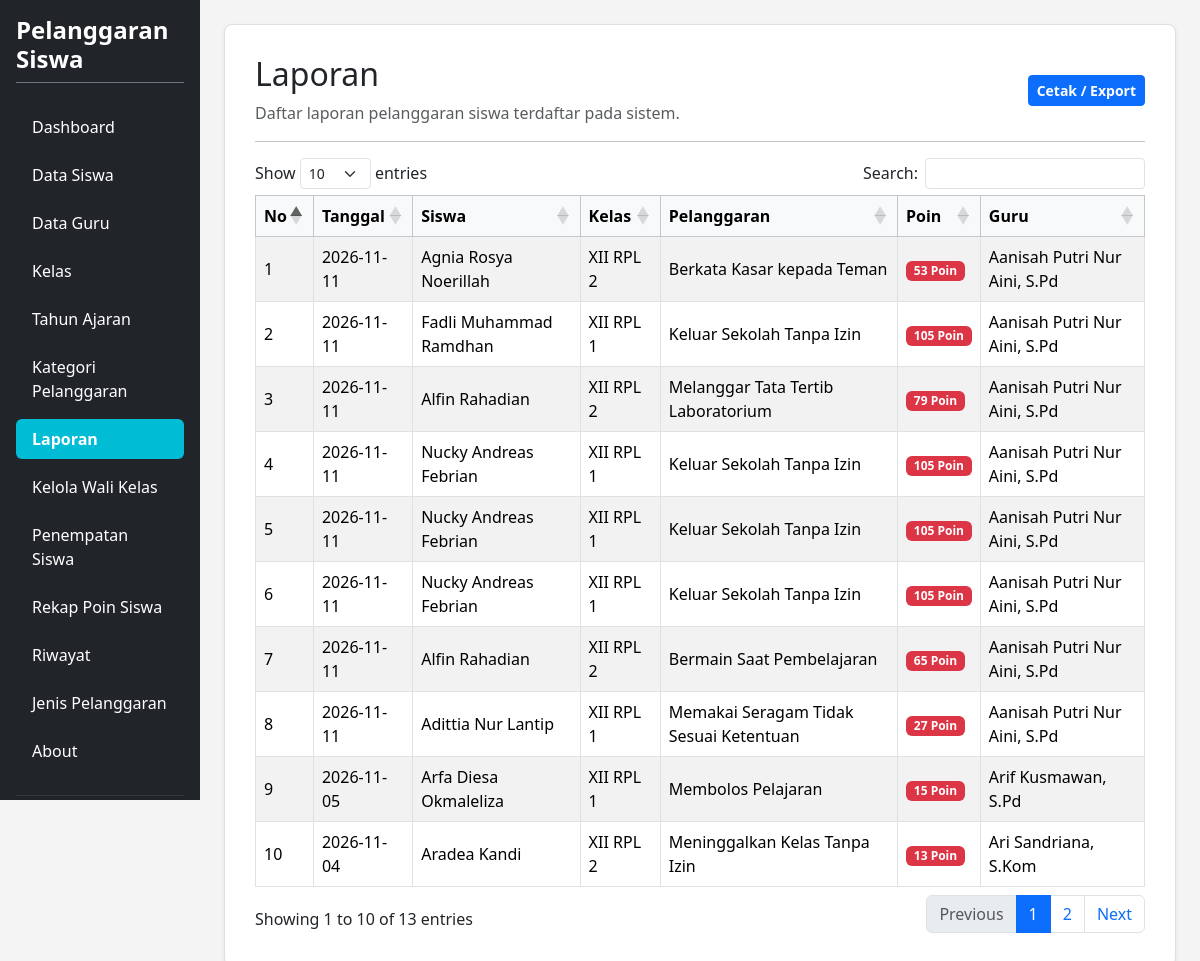
The app's page /laporan.php (signed in) with its own data.
### tables this page shows
CREATE TABLE `t_pelanggaran_siswa` (
  `id` int(11) NOT NULL,
  `tahun_ajaran_id` int(11) NOT NULL,
  `siswa_id` int(11) NOT NULL,
  `nama_siswa` varchar(150) NOT NULL,
  `kelas_id` int(11) NOT NULL,
  `nama_kelas` varchar(100) NOT NULL,
  `pelanggaran_id` int(11) NOT NULL,
  `nama_pelanggaran` varchar(150) NOT NULL,
  `pelanggaran_kategori_id` int(11) NOT NULL,
  `guru_id` int(11) NOT NULL,
  `nama_guru` varchar(150) NOT NULL,
  `tanggal` date NOT NULL,
  `keterangan` text NOT NULL,
  `poin` int(11) NOT NULL,
  `tindakan` text NOT NULL,
  `status` varchar(30) NOT NULL,
  `created_at` timestamp NOT NULL DEFAULT current_timestamp(),
  `updated_at` timestamp NOT NULL DEFAULT current_timestamp()
);

CREATE TABLE `t_siswa` (
  `id` int(11) NOT NULL,
  `nis` varchar(30) NOT NULL,
  `nama` varchar(150) NOT NULL,
  `kelas_id` int(11) DEFAULT NULL,
  `jenis_kelamin` char(1) NOT NULL,
  `tanggal_lahir` date NOT NULL,
  `alamat` text NOT NULL,
  `status_aktif` tinyint(1) NOT NULL,
  `created_at` timestamp NOT NULL DEFAULT current_timestamp(),
  `updated_at` timestamp NOT NULL DEFAULT current_timestamp()
);

CREATE TABLE `t_kelas` (
  `id` int(11) NOT NULL,
  `nama` varchar(100) NOT NULL,
  `tingkat` varchar(20) NOT NULL,
  `jurusan` varchar(100) NOT NULL,
  `status_aktif` tinyint(1) NOT NULL,
  `created_at` timestamp NULL DEFAULT current_timestamp(),
  `updated_at` timestamp NULL DEFAULT current_timestamp()
);

CREATE TABLE `t_pelanggaran` (
  `id` int(11) NOT NULL,
  `pelanggaran_kategori_id` int(11) NOT NULL,
  `kode` varchar(30) NOT NULL,
  `nama` varchar(150) NOT NULL,
  `poin` int(11) NOT NULL,
  `deskripsi` text NOT NULL,
  `status_aktif` tinyint(1) NOT NULL,
  `created_at` timestamp NOT NULL DEFAULT current_timestamp(),
  `updated_at` timestamp NOT NULL DEFAULT current_timestamp()
);

CREATE TABLE `t_guru` (
  `id` int(11) NOT NULL,
  `nip` varchar(30) NOT NULL,
  `nama` varchar(150) NOT NULL,
  `email` varchar(150) NOT NULL,
  `status_aktif` tinyint(1) NOT NULL,
  `user_id` int(11) NOT NULL,
  `created_at` timestamp NOT NULL DEFAULT current_timestamp(),
  `updated_at` timestamp NOT NULL DEFAULT current_timestamp()
);

### laporan.php (the view, shortened to what this page needs)
<?php
require_once 'config.php';
$title = 'Laporan';
$db_pdo = $pdo ?? ($conn instanceof PDO ? $conn : null);
?>
<!DOCTYPE html>
<html lang="id">
<head>
    <link href="https://cdn.jsdelivr.net/npm/bootstrap@5.3.8/dist/css/bootstrap.min.css" rel="stylesheet">
    <link href="https://cdn.datatables.net/1.13.8/css/dataTables.bootstrap5.min.css" rel="stylesheet">
</head>
<body>
<div class="container-fluid d-flex p-0" style="min-height: 100vh;">
    <div class="row flex-grow-1 g-0 w-100">
        <?php include "layout/sidebar.php"; ?>
        <main class="col-md-9 col-lg-10 p-4">
            <div class="content-card shadow-sm">
                <div class="d-flex justify-content-between align-items-center mb-3">
                    <div>
                        <h2><?= htmlspecialchars($title) ?></h2>
                        <p class="text-muted mb-0">Daftar laporan pelanggaran siswa terdaftar pada sistem.</p>
                    </div>
                    <a href="#" onclick="window.print();" class="btn btn-primary btn-sm fw-semibold">Cetak / Export</a>
                </div>
                <hr>
                <div class="table-responsive">
                    <table id="tableLaporan" class="table table-bordered table-striped align-middle w-100">
                        <thead class="table-light">
                            <tr>
                                <th width="5%">No</th>
                                <th>Tanggal</th>
                                <th>Siswa</th>
                                <th>Kelas</th>
                                <th>Pelanggaran</th>
                                <th>Poin</th>
                                <th>Guru</th>
                            </tr>
                        </thead>
                        <tbody>
                            <?php
                            if ($db_pdo) {
                                try {
                                    $sql = "SELECT ps.*, s.nama AS nama_siswa, k.nama AS nama_kelas, p.nama AS nama_pelanggaran, p.poin, g.nama AS nama_guru
                                            FROM t_pelanggaran_siswa ps
                                            LEFT JOIN t_siswa s ON ps.siswa_id = s.id
                                            LEFT JOIN t_kelas_siswa ks ON s.id = ks.siswa_id AND ks.status_aktif = 1
                                            LEFT JOIN t_kelas k ON ks.kelas_id = k.id
                                            LEFT JOIN t_pelanggaran p ON ps.pelanggaran_id = p.id
                                            LEFT JOIN t_guru g ON ps.guru_id = g.id
                                            ORDER BY ps.tanggal DESC, ps.id DESC";
                                    $rows = $db_pdo->query($sql)->fetchAll(PDO::FETCH_ASSOC);
                                    if (count($rows) > 0) {
                                        foreach ($rows as $i => $r) {
                                            ?>
                                            <tr>
                                                <td><?= $i + 1 ?></td>
                                                <td><?= htmlspecialchars($r['tanggal']) ?></td>
                                                <td><?= htmlspecialchars($r['nama_siswa']) ?></td>
                                                <td><?= htmlspecialchars($r['nama_kelas'] ?? '-') ?></td>
                                                <td><?= htmlspecialchars($r['nama_pelanggaran']) ?></td>
                                                <td><span class="badge bg-danger"><?= htmlspecialchars($r['poin']) ?> Poin</span></td>
                                                <td><?= htmlspecialchars($r['nama_guru']) ?></td>
                                            </tr>
                                            <?php
                                        }
                                    } else {
                                        echo '<tr><td colspan="7" class="text-center text-muted py-4">Belum ada data laporan pelanggaran siswa.</td></tr>';
                                    }
                                } catch (Exception $e) {
                                    echo '<tr><td colspan="7" class="text-center text-danger py-4">Error memuat data: ' . htmlspecialchars($e->getMessage()) . '</td></tr>';
                                }
                            } else {
                                echo '<tr><td colspan="7" class="text-center text-danger py-4">Koneksi database belum terhubung dengan benar.</td></tr>';
                            }
                            ?>
                        </tbody>
                    </table>
                </div>
            </div>
        </main>
    </div>
</div>
</body>
</html>

### laporan.php (style rules this page uses)
body { background-color: #f4f4f4; overflow-x: hidden; margin: 0; }
.content-card { background-color: #ffffff; border: 1px solid #e0e0e0; border-radius: 8px; padding: 30px; box-shadow: 0 2px 5px rgba(0,0,0,0.05); }

### records on screen
t_pelanggaran_siswa: tanggal "2026-11-11", siswa.nama "Agnia Rosya Noerillah", kelas.nama "XII RPL 2", pelanggaran.nama "Berkata Kasar kepada Teman", pelanggaran.poin "53", guru.nama "Aanisah Putri Nur Aini, S.Pd"
t_pelanggaran_siswa: tanggal "2026-11-11", siswa.nama "Fadli Muhammad Ramdhan", kelas.nama "XII RPL 1", pelanggaran.nama "Keluar Sekolah Tanpa Izin", pelanggaran.poin "105", guru.nama "Aanisah Putri Nur Aini, S.Pd"
t_pelanggaran_siswa: tanggal "2026-11-11", siswa.nama "Alfin Rahadian", kelas.nama "XII RPL 2", pelanggaran.nama "Melanggar Tata Tertib Laboratorium", pelanggaran.poin "79", guru.nama "Aanisah Putri Nur Aini, S.Pd"
t_pelanggaran_siswa: tanggal "2026-11-11", siswa.nama "Nucky Andreas Febrian", kelas.nama "XII RPL 1", pelanggaran.nama "Keluar Sekolah Tanpa Izin", pelanggaran.poin "105", guru.nama "Aanisah Putri Nur Aini, S.Pd"
t_pelanggaran_siswa: tanggal "2026-11-11", siswa.nama "Nucky Andreas Febrian", kelas.nama "XII RPL 1", pelanggaran.nama "Keluar Sekolah Tanpa Izin", pelanggaran.poin "105", guru.nama "Aanisah Putri Nur Aini, S.Pd"
t_pelanggaran_siswa: tanggal "2026-11-11", siswa.nama "Nucky Andreas Febrian", kelas.nama "XII RPL 1", pelanggaran.nama "Keluar Sekolah Tanpa Izin", pelanggaran.poin "105", guru.nama "Aanisah Putri Nur Aini, S.Pd"
t_pelanggaran_siswa: tanggal "2026-11-11", siswa.nama "Alfin Rahadian", kelas.nama "XII RPL 2", pelanggaran.nama "Bermain Saat Pembelajaran", pelanggaran.poin "65", guru.nama "Aanisah Putri Nur Aini, S.Pd"
t_pelanggaran_siswa: tanggal "2026-11-11", siswa.nama "Adittia Nur Lantip", kelas.nama "XII RPL 1", pelanggaran.nama "Memakai Seragam Tidak Sesuai Ketentuan", pelanggaran.poin "27", guru.nama "Aanisah Putri Nur Aini, S.Pd"
t_pelanggaran_siswa: tanggal "2026-11-05", siswa.nama "Arfa Diesa Okmaleliza", t_kelas.nama "XII RPL 1", pelanggaran.nama "Membolos Pelajaran", pelanggaran.poin "15", guru.nama "Arif Kusmawan, S.Pd"
t_pelanggaran_siswa: tanggal "2026-11-04", siswa.nama "Aradea Kandi", t_kelas.nama "XII RPL 2", pelanggaran.nama "Meninggalkan Kelas Tanpa Izin", pelanggaran.poin "13", guru.nama "Ari Sandriana, S.Kom"

### other values on screen
$title "Laporan"
